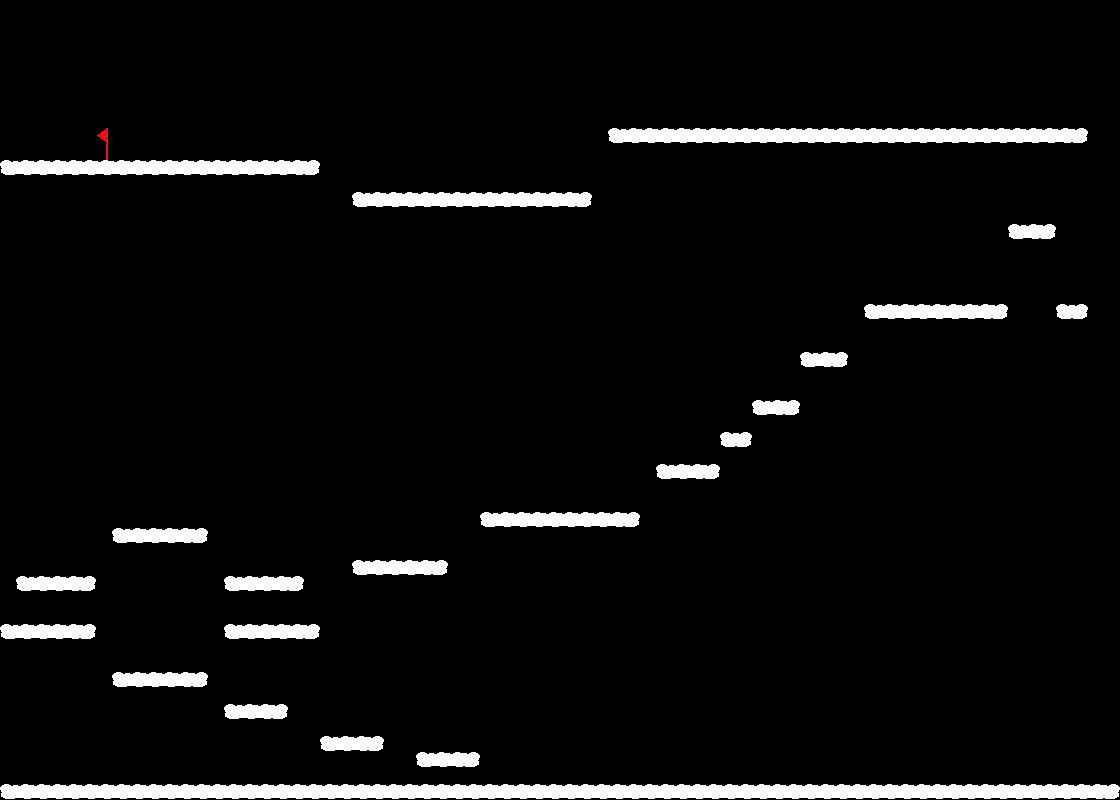

This is a level from a 2D game, rendered from its Tiled map with the project's own tilesets. A one-line summary and the map file follow, with tile-layer data summarised:
An orthogonal 70x50 tile map with 16x16 px tiles, 1 tile layer (foreground), 3 tilesets and 38 objects (4x coin, flag).

<map version="1.10" tiledversion="1.10.2" orientation="orthogonal" renderorder="right-down" width="70" height="50" tilewidth="16" tileheight="16" infinite="0" nextlayerid="4" nextobjectid="67">
 <tileset firstgid="1" source="Cloud Tileset.tsx" />
 <tileset firstgid="11" source="../level3/Cloud Tileset.tsx" />
 <tileset firstgid="21" source="../level1/Cloud Tileset.tsx" />
 <objectgroup id="2" name="collision">
  <object id="1" x="112" y="528" width="96" height="16" />
  <object id="2" x="224" y="576" width="80" height="16" />
  <object id="3" x="224" y="624" width="96" height="16" />
  <object id="4" x="112" y="672" width="96" height="16" />
  <object id="5" x="0" y="624" width="96" height="16" />
  <object id="6" x="16" y="576" width="80" height="16" />
  <object id="19" x="352" y="560" width="96" height="16" />
  <object id="34" x="112" y="528" width="96" height="16" />
  <object id="35" x="224" y="576" width="80" height="16" />
  <object id="36" x="224" y="624" width="96" height="16" />
  <object id="37" x="112" y="672" width="96" height="16" />
  <object id="39" x="112" y="528" width="96" height="16" />
  <object id="41" x="16" y="576" width="80" height="16" />
  <object id="42" x="0" y="624" width="96" height="16" />
  <object id="43" x="112" y="672" width="96" height="16" />
  <object id="44" x="224" y="624" width="96" height="16" />
  <object id="45" x="224" y="576" width="80" height="16" />
  <object id="47" x="352" y="560" width="96" height="16" />
  <object id="48" x="224" y="704" width="64" height="16" />
  <object id="49" x="320" y="736" width="64" height="16" />
  <object id="50" x="416" y="752" width="64" height="16" />
  <object id="51" x="0" y="784" width="1120" height="16" />
  <object id="53" x="480" y="512" width="160" height="16" />
  <object id="54" x="656" y="464" width="63.8535" height="16" />
  <object id="55" x="864" y="304" width="142.452" height="15.8535" />
  <object id="57" x="800" y="352" width="48" height="17.1383" />
  <object id="58" x="752" y="400" width="48" height="15.7371" />
  <object id="59" x="720" y="432" width="32" height="17.0218" />
  <object id="60" x="352" y="192" width="240" height="16" />
  <object id="61" x="608" y="128" width="479.388" height="16" />
  <object id="63" x="1008" y="224" width="48" height="15.0947" />
  <object id="65" x="0" y="160" width="320" height="16" />
  <object id="66" x="1056" y="304" width="32" height="16" />
 </objectgroup>
 <layer id="1" name="foreground" width="70" height="50">
  <data>[3500 cells, 225 non-empty, 6 distinct tile ids]</data>
 </layer>
 <objectgroup id="3" name="objects">
  <object id="26" name="coin" x="495.677" y="174.422" width="16" height="16" />
  <object id="28" name="coin" x="960" y="288" width="16" height="16" />
  <object id="29" name="coin" x="384" y="544" width="16" height="16" />
  <object id="30" name="coin" x="674.13" y="447.737" width="16" height="16" />
  <object id="31" name="flag" x="96" y="128" width="16" height="32" />
 </objectgroup>
</map>
